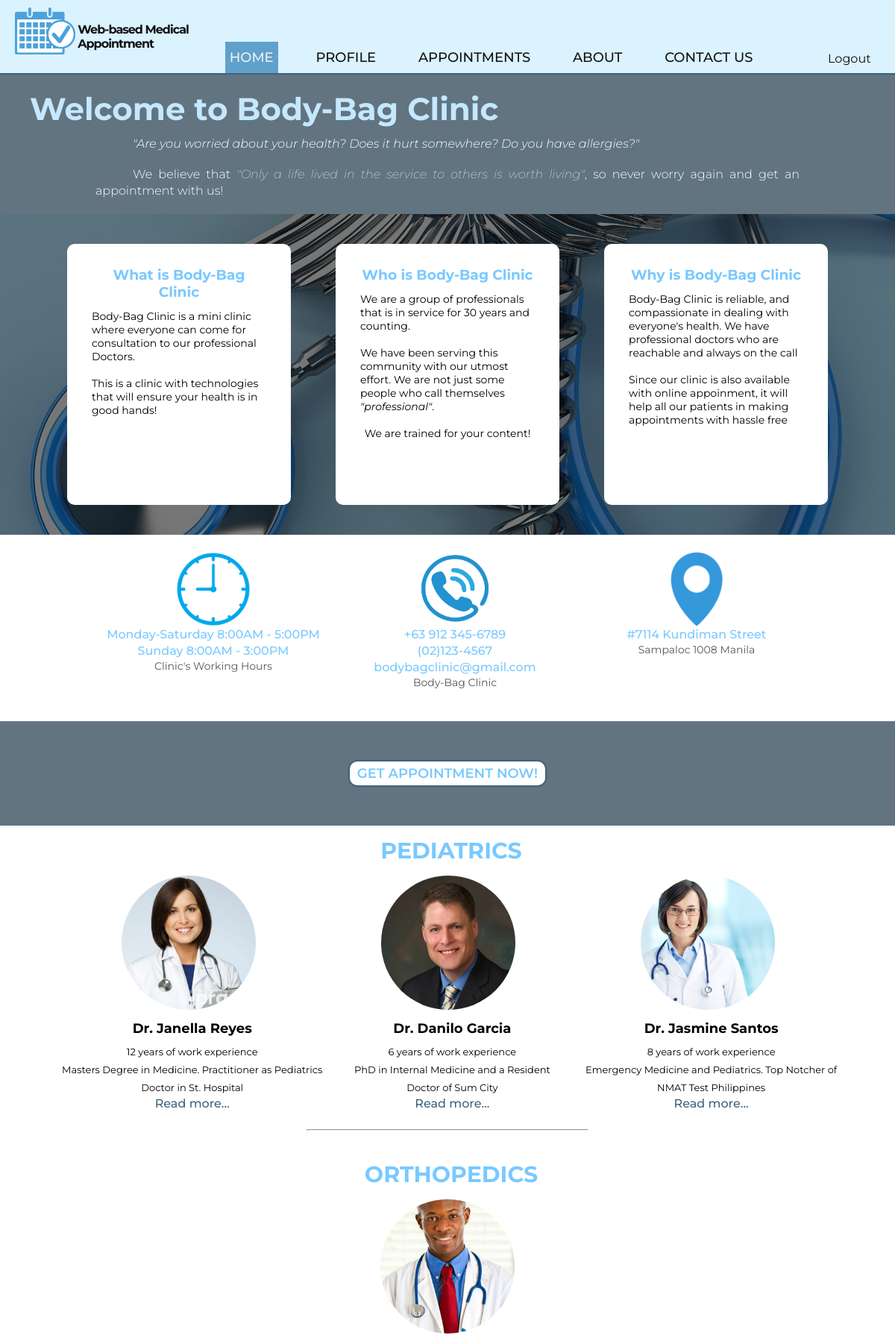
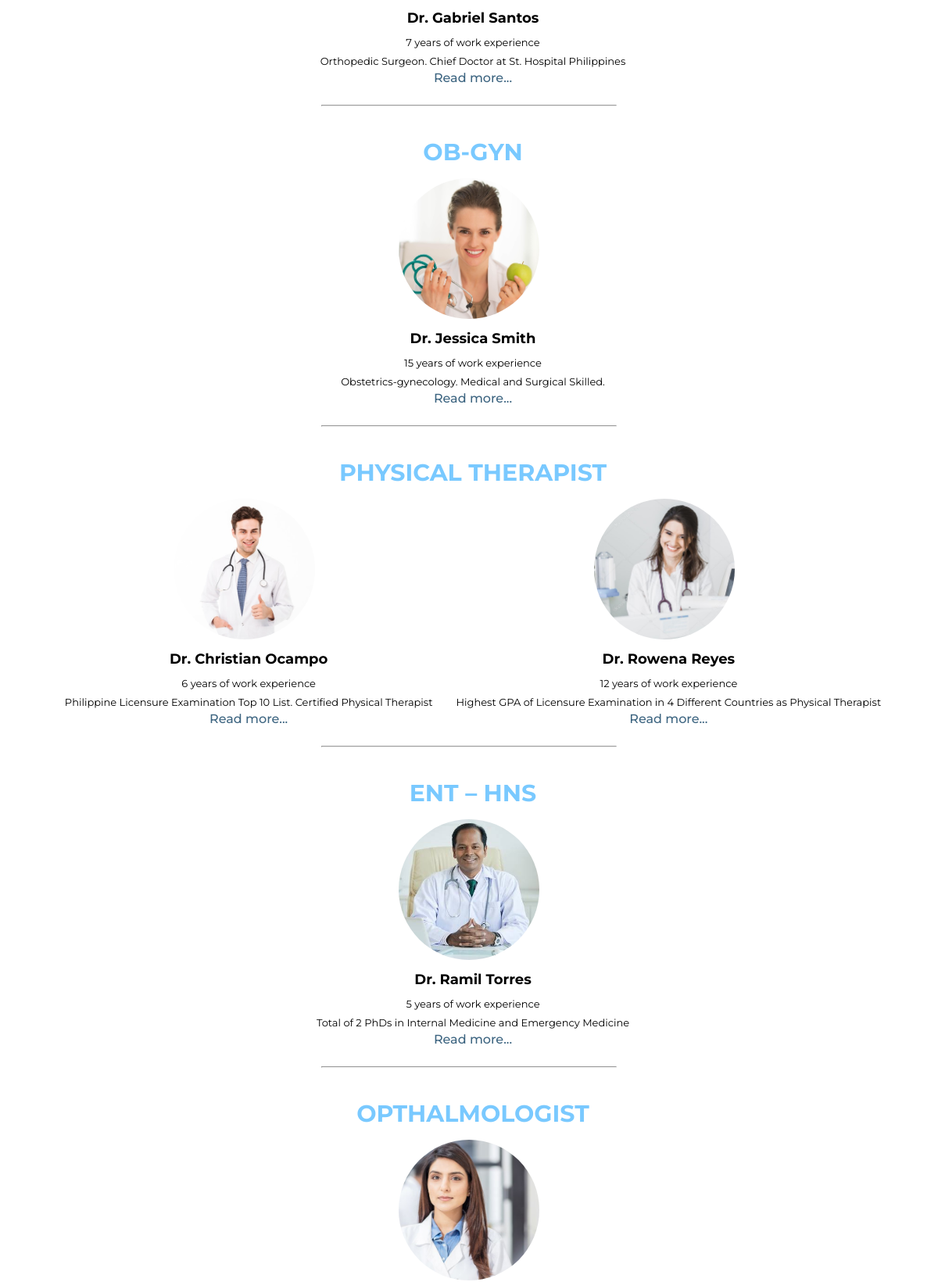
Page /Appointment/pages/home-client.php (upper part) on the committed database (2 pictures, top to bottom).
### tables this page shows
CREATE TABLE `doctors` (
  `id` int(11) NOT NULL,
  `name` text NOT NULL,
  `sex` text NOT NULL,
  `status` int(11) NOT NULL DEFAULT 0,
  `sun` text NOT NULL DEFAULT '—',
  `mon` text NOT NULL DEFAULT '—',
  `tue` text NOT NULL DEFAULT '—',
  `wed` text NOT NULL DEFAULT '—',
  `thu` text NOT NULL DEFAULT '—',
  `fri` text NOT NULL DEFAULT '—',
  `sat` text NOT NULL DEFAULT '—',
  `bio` mediumtext NOT NULL,
  `workAuthorize` text NOT NULL,
  `workexp` text NOT NULL,
  `residency` text NOT NULL,
  `internship` text NOT NULL,
  `medschool` text NOT NULL,
  `license` mediumtext NOT NULL,
  `boardCert` mediumtext NOT NULL,
  `otherCert` mediumtext NOT NULL,
  `workHistory` mediumtext NOT NULL,
  `specialization` text NOT NULL,
  `pwd` longtext NOT NULL,
  `imgname` text NOT NULL,
  `imgstatus` int(11) NOT NULL DEFAULT 1
);

### Appointment/pages/home-client.php (the view, shortened to what this page needs)
<?php
    include '../php/includes/header.php';
?>
    <link rel="stylesheet" href="../css/home.css">
    </head>
<?php include '../php/includes/nav.php'; ?>
<div class="desktop">
 <div class="logo-box">
   <a href="home-client.php" class="img-link" ><img class="img-link" src="../images/logo.png" alt="logo"></a>
  <a class="logo-link" href="home-client.php">Web-based Medical Appointment</a>
</div>
<ul>
 <li><a  id="tab-active" href="home-client.php">Home</a></li>
 <li><a href="<?php echo isset($_SESSION['id']) ? 'profile-client.php' : '../index.php' ?>">Profile</a></li>
 <li><a href="<?php echo isset($_SESSION['id']) ? 'notif-appointment-client.php' : '../index.php' ?>">Appointments</a></li>
 <li><a href="about.php">About</a></li>
 <li><a href="contact.php">Contact Us</a></li>
 <a href="../php/includes/logout.inc.php" class="logout">Logout</a>
</ul>
</div>
<?php
  $sql = "SELECT * FROM doctors";
  $result = mysqli_query($conn, $sql);
  $doctors = mysqli_fetch_all($result, MYSQLI_ASSOC);
 ?>
      <main>
        <h1>Welcome to Body-Bag Clinic</h1>
        <p>"Are you worried about your health? Does it hurt somewhere?
          Do you have allergies?"</p><br>
        <p> <span>We believe that <i style="font-weight:200; color:#C4E8FF;">"Only a life lived in the service to others is worth living"</i>, so
            never worry again and
            get an appointment with us! </span></p>
      </main>
      <div class="section">
        <div class="img-section">
        </div>
  <div class="card-holder">
          <div class="card-section">
              <div class="card-width">
            <div class="header">
              <h3>What is Body-Bag Clinic</h3>
            </div>
            <div class="body">
                <p>Body-Bag Clinic is a mini clinic where everyone
                can come for consultation to our professional Doctors.</p>
                <br>
                <p>This is a clinic with technologies that will ensure
                your health is in good hands!</p>
            </div>
            </div>
          </div>
          <div class="card-section">
              <div class="card-width">
            <div class="header">
              <h3>Who is Body-Bag Clinic</h3>
            </div>
            <div class="body">
                <p>We are a group of professionals that is in service for 30 years and counting.</p>
                <br>
                <p>We have been serving this community with our utmost effort. We are not just some
                people who call themselves <i>"professional"</i>.</p>
                <br>
                <p id="span">We are trained for your content!</p>
            </div>
            </div>
          </div>
          <div class="card-section">
            <div class="card-width">
            <div class="header">
              <h3>Why is Body-Bag Clinic</h3>
            </div>
            <div class="body">
                <p>Body-Bag Clinic is reliable, and compassionate in dealing with
                everyone's health. We have professional doctors who are reachable and always
              on the call</p>
                <br>
                <p>Since our clinic is also available with online appoinment, it will help all our
                patients in making appointments with hassle free</p>
            </div>
          </div>
          </div>
      </div>
    </div>
        <div class="section-icon">
          <div class="section-icon-holder">
            <div class="card-icon">
                <img src="../images/clock.png" alt="clock">
                <h3>Monday-Saturday 8:00AM - 5:00PM</h3>
                <h3>Sunday 8:00AM - 3:00PM</h3>
                <p>Clinic's Working Hours</p>
            </div>
            <div class="card-icon">
                <img src="../images/phone.png" alt="phone">
                <h3>+63 912 345-6789</h3>
                <h3>(02)123-4567</h3>
                <h3>bodybagclinic@gmail.com</h3>
                <p>Body-Bag Clinic</p>
            </div>
            <div class="card-icon">
                <img src="../images/location.png" id="img"alt="location">
                <h3>#7114 Kundiman Street</h3>
                <p>Sampaloc 1008 Manila</p>
            </div>
          </div>
        </div>
                  <div class="getAppointmentBtn">
                    <button type="button" class="btn-get-app">GET APPOINTMENT NOW!</button>
                  </div>
      <section class="doctor-fields">
        <h2>PEDIATRICS</h2>
        <div class="holder">
          <div class="card">
            <img src="../images/uploads-dr/<?php echo $doctors[0]['imgname']; ?>">
            <div class="card-info">
              <h4><?php echo $doctors[0]['name'] ?></h4>
              <p><?php echo $doctors[0]['workexp'] ?></p>
              <p><?php echo $doctors[0]['bio'] ?></p>
              <a href="doctor-bio.php?id=<?php echo $doctors[0]['id']; ?>">Read more...</a>
            </div>
          </div>
        <div class="card">
          <img src="../images/uploads-dr/<?php echo $doctors[7]['imgname']; ?>">
          <div class="card-info">
            <h4><?php echo $doctors[7]['name'] ?></h4>
            <p><?php echo $doctors[7]['workexp'] ?></p>
            <p><?php echo $doctors[7]['bio'] ?></p>
            <a href="doctor-bio.php?id=<?php echo $doctors[7]['id']; ?>">Read more...</a>
          </div>
        </div>
        <div class="card">
          <img src="../images/uploads-dr/<?php echo $doctors[1]['imgname']; ?>">
          <div class="card-info">
            <h4><?php echo $doctors[1]['name'] ?></h4>
            <p><?php echo $doctors[1]['workexp'] ?></p>
            <p><?php echo $doctors[1]['bio'] ?></p>
            <a href="doctor-bio.php?id=<?php echo $doctors[1]['id']; ?>">Read more...</a>
          </div>
        </div>
      </div>
      <hr class="desktop-short-line" >
        <h2>ORTHOPEDICS</h2>
          <div class="holder">
        <div class="card">
          <img src="../images/uploads-dr/<?php echo $doctors[5]['imgname']; ?>">
          <div class="card-info">
            <h4><?php echo $doctors[5]['name'] ?></h4>
            <p><?php echo $doctors[5]['workexp'] ?></p>
            <p><?php echo $doctors[5]['bio'] ?></p>
            <a href="doctor-bio.php?id=<?php echo $doctors[5]['id']; ?>">Read more...</a>
          </div>
        </div>
      </div>
      <hr class="desktop-short-line" >
        <h2>OB-GYN</h2>
          <div class="holder">
        <div class="card">
          <img src="../images/uploads-dr/<?php echo $doctors[6]['imgname']; ?>">
          <div class="card-info">
            <h4><?php echo $doctors[6]['name'] ?></h4>
            <p><?php echo $doctors[6]['workexp'] ?></p>
            <p><?php echo $doctors[6]['bio'] ?></p>
            <a href="doctor-bio.php?id=<?php echo $doctors[6]['id']; ?>">Read more...</a>
          </div>
        </div>
      </div>
      <hr class="desktop-short-line" >
        <h2>PHYSICAL THERAPIST</h2>
          <div class="holder">
        <div class="card">
          <img src="../images/uploads-dr/<?php echo $doctors[4]['imgname']; ?>">
          <div class="card-info">
            <h4><?php echo $doctors[4]['name'] ?></h4>
            <p><?php echo $doctors[4]['workexp'] ?></p>
            <p><?php echo $doctors[4]['bio'] ?></p>
            <a href="doctor-bio.php?id=<?php echo $doctors[4]['id']; ?>">Read more...</a>
          </div>
        </div>
        <div class="card">
          <img src="../images/uploads-dr/<?php echo $doctors[2]['imgname']; ?>">
          <div class="card-info">
            <h4><?php echo $doctors[2]['name'] ?></h4>
            <p><?php echo $doctors[2]['workexp'] ?></p>
            <p><?php echo $doctors[2]['bio'] ?></p>
            <a href="doctor-bio.php?id=<?php echo $doctors[2]['id']; ?>">Read more...</a>
          </div>
        </div>
</div>
<hr class="desktop-short-line" >
        <h2>ENT – HNS</h2>
          <div class="holder">
        <div class="card">
          <img src="../images/uploads-dr/<?php echo $doctors[8]['imgname']; ?>">
          <div class="card-info">
            <h4><?php echo $doctors[8]['name'] ?></h4>
            <p><?php echo $doctors[8]['workexp'] ?></p>
            <p><?php echo $doctors[8]['bio'] ?></p>
            <a href="doctor-bio.php?id=<?php echo $doctors[8]['id']; ?>">Read more...</a>
          </div>
        </div>
</div>
<hr class="desktop-short-line" >
        <h2>OPTHALMOLOGIST</h2>
              <div class="holder">
        <div class="card">
          <img src="../images/uploads-dr/<?php echo $doctors[3]['imgname']; ?>">
        </div>
      </div>
        </section>
<?php    include '../php/includes/footer.php'; ?>

### Appointment/php/includes/header.php (shortened to what this page needs)
<!DOCTYPE html>
<html lang="en" dir="ltr">
<head>
  <link rel="stylesheet" href="../css/general.css">

### Appointment/php/includes/nav.php (shortened to what this page needs)
<body>
<div class="wrapper">

### Appointment/php/includes/footer.php (shortened to what this page needs)
</div>
</body>
</html>

### Appointment/css/general.css (style rules this page uses)
* { margin: 0; padding: 0; box-sizing: border-box; }
html, body { height: 100%; }
html, body, p, h1, h2, h3, h4, h5, h6, button { font-family: 'Montserrat', sans-serif; }
.wrapper { overflow-x: hidden; min-height: 100%; }
.logo-box { cursor: pointer; order: 2; margin-left: 20px; height: 100%; display: flex; align-items: center; white-space: wrap; padding: 0; }
.logo-box .img-link { height: 80%; }
.logo-box .logo-link { font-size: 16px; font-weight: 700; letter-spacing: -1px; margin-left: 3px; text-decoration: none; color: #111; }
.desktop { display: none; }
@media only screen and (min-width: 1024px) { .desktop { height: 100px; background-color: #DBF2FF; display: flex; justify-content: center; width: 100%; border-bottom: 2px solid #3C6480; } }
@media only screen and (min-width: 1024px) { .logo-box { height: 100%; white-space: wrap; order: 1; } }
@media only screen and (min-width: 1024px) { .logo-box img { height: 70%; } }
@media only screen and (min-width: 1024px) { .desktop ul { order: 2; width: 100%; display: flex; justify-content: space-around; align-items: flex-end; flex-wrap: nowrap; white-space: nowrap; } }
@media only screen and (min-width: 1024px) { .desktop ul li { list-style: none; white-space: wrap; padding-bottom: 10px; } }
@media only screen and (min-width: 1024px) { .desktop ul li a { font-size: 18px; padding: 10px 6px; text-transform: uppercase; color: #111; text-decoration: none; font-weight: 500; transition: all 0.1s ease-out; } }
@media only screen and (min-width: 1024px) { .logout { color: #111; margin-left: 40px; text-decoration: none; padding: 10px; } }
@media only screen and (min-width: 1024px) { #tab-active { background-color: #60A1CC; color: #f1f1f1; } }

### rows in the picture
doctors: imgname (picture), name "Dr. Janella Reyes", workexp "12 years of work experience", bio "Masters Degree in Medicine. Practitioner as Pediatrics Doctor in St. Hospital"
doctors: imgname (picture), name "Dr. Danilo Garcia", workexp "6 years of work experience", bio "PhD in Internal Medicine and a Resident Doctor of Sum City"
doctors: imgname (picture), name "Dr. Jasmine Santos", workexp "8 years of work experience", bio "Emergency Medicine and Pediatrics. Top Notcher of NMAT Test Philippines"
doctors: imgname (picture), name "Dr. Gabriel Santos", workexp "7 years of work experience", bio "Orthopedic Surgeon. Chief Doctor at St. Hospital Philippines"
doctors: imgname (picture), name "Dr. Jessica Smith", workexp "15 years of work experience", bio "Obstetrics-gynecology. Medical and Surgical Skilled."
doctors: imgname (picture), name "Dr. Christian Ocampo", workexp "6 years of work experience", bio "Philippine Licensure Examination Top 10 List. Certified Physical Therapist"
doctors: imgname (picture), name "Dr. Rowena Reyes", workexp "12 years of work experience", bio "Highest GPA of Licensure Examination in 4 Different Countries as Physical Therapist"
doctors: imgname (picture), name "Dr. Ramil Torres", workexp "5 years of work experience", bio "Total of 2 PhDs in Internal Medicine and Emergency Medicine"
doctors: imgname (picture)
